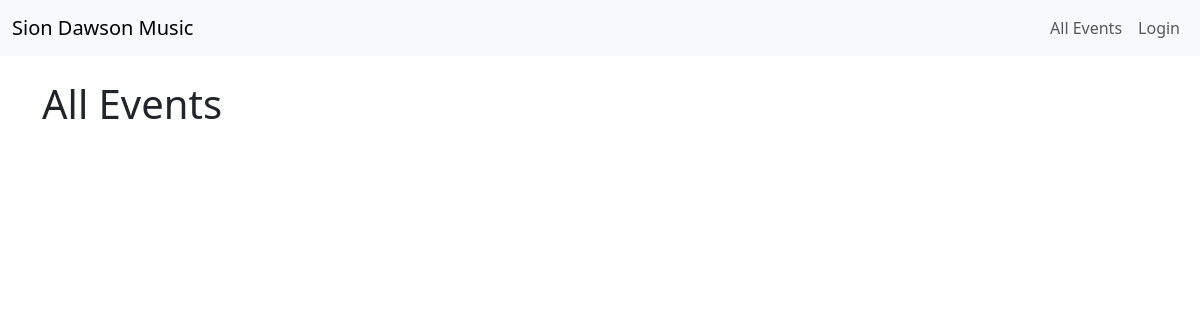
The page /events/all-events/ on the database as committed earlier.
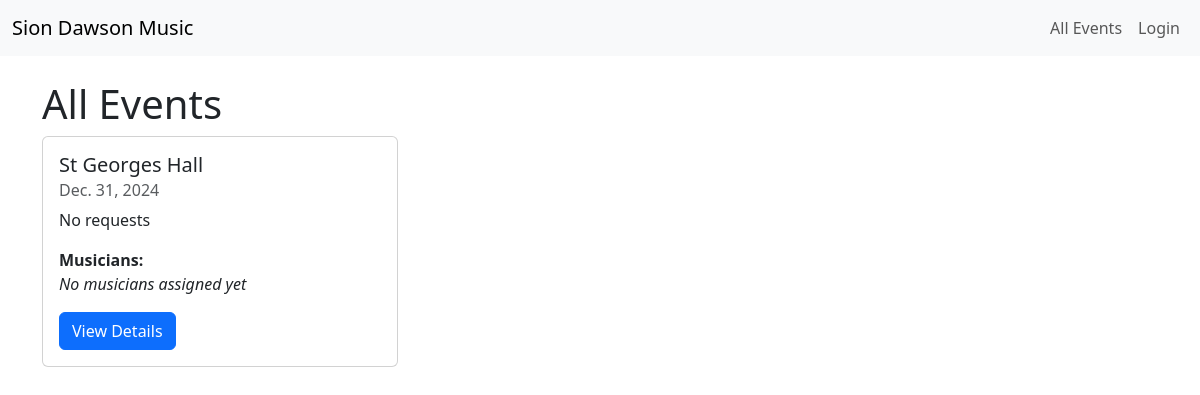
The same page on the database as committed later.
### events/models.py (models this page shows, shortened)
class Event(models.Model):
    date = models.DateField()  # Required
    venue_name = models.CharField(max_length=255)  # Required
    postcode = models.CharField(max_length=20, blank=True, null=True)  # Optional
    arrival_time = models.TimeField(blank=True, null=True)  # Optional
    start_time = models.TimeField(blank=True, null=True)  # Optional
    finish_time = models.TimeField(blank=True, null=True)  # Optional
    ensemble = models.ForeignKey(Ensemble, on_delete=models.SET_NULL, null=True, blank=True)  # Optional
    band_name = models.ForeignKey('BandName', on_delete=models.SET_NULL, null=True, blank=True)  # Optional
    requests = models.TextField(blank=True, null=True)  # Optional

### events/views.py (the view)
# urls.py: path('all-events/', views.all_events, name='all-events'),
def all_events(request):
    events = Event.objects.all()
    context = {
        'events': events,
    }
    return render(request, 'all-events.html', context)

### events/templates/all-events.html
{% extends 'base.html' %}
{% block content %}
    <div class="container mt-4">
        <h1>All Events</h1>
        <div class="row">
            {% for event in events %}
                <div class="col-md-4 mb-4">
                    <div class="card">
                        <div class="card-body">
                            <h5 class="card-title">{{ event.venue_name }}</h5>
                            <h6 class="card-subtitle mb-2 text-muted">{{ event.date }}</h6>
                            <p class="card-text">{{ event.requests|default:"No requests" }}</p>
                            <p class="card-text">
                                <strong>Musicians:</strong><br>
                                {% for slot in event.slot_set.all %}
                                    {{ slot.musician.username|default:"TBD" }}<br>
                                {% empty %}
                                    <em>No musicians assigned yet</em>
                                {% endfor %}
                            </p>
                            <a href="{% url 'event-detail' event.id %}" class="btn btn-primary">View Details</a>
                        </div>
                    </div>
                </div>
            {% endfor %}
        </div>
    </div>
{% endblock %}

### templates/base.html (shortened to what this page needs)
<!DOCTYPE html>
<html lang="en">
<head>
    <link href="https://cdn.jsdelivr.net/npm/bootstrap@5.3.0-alpha1/dist/css/bootstrap.min.css" rel="stylesheet">
</head>
<body>
    <header>
        <nav class="navbar navbar-expand-lg navbar-light bg-light">
            <div class="container-fluid">
                <a class="navbar-brand" href="/">Sion Dawson Music</a>
                <div class="collapse navbar-collapse" id="navbarNav">
                    <ul class="navbar-nav ms-auto">
                        <li class="nav-item">
                            <a class="nav-link" href="{% url 'all-events' %}">All Events</a>
                        </li>
                        {% if user.is_authenticated %}
                            <li class="nav-item">
                                <a class="nav-link" href="{% url 'account_logout' %}">Logout</a>
                            </li>
                        {% else %}
                            <li class="nav-item">
                                <a class="nav-link" href="{% url 'account_login' %}">Login</a>
                            </li>
                        {% endif %}
                    </ul>
                </div>
            </div>
        </nav>
    </header>
    <main>
        {% block content %}
        {% endblock %}
    </main>
</body>
</html>

Rows that differ between the two databases and show on the page:
added Event: venue_name "St Georges Hall", date "Dec. 31, 2024", requests "No requests"
